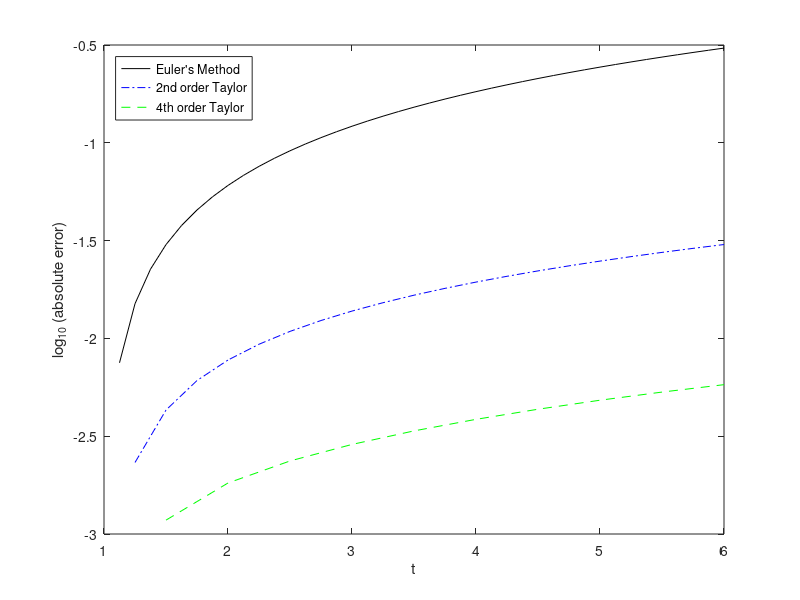

Source code (MATLAB):
function s73ex9
% Bradie: section 7.3, example 9.
%
% Goal: Reproduce the figure Bradie uses to demonstrate that, functions
% evaluations being equal, the higher order method out performs the lower
% order method.

a = 1; b = 6;
x0 = 1;

% Euler method, N = 40 steps (using 40 function evaluations)
N = 40; dt = (b-a)/N;
te = a:dt:b; te = te(:);
we = zeros(size(te));
we(1) = x0;

for i=1:N
    [f, ~, ~, ~] = rhs(te(i), we(i));
    dw = f*dt;
    we(i+1) = we(i) + dw;
end
xe = te.*(1 + log(te));

% Second order Taylor method, N = 20 steps (using 40 function evaluations)
N = 20; dt = (b-a)/N;
t2 = a:dt:b; t2 = t2(:);
w2 = zeros(size(t2));
w2(1) = x0;

for i=1:N
    [f, fp, ~, ~] = rhs(t2(i), w2(i));
    dw = f*dt + 1/2*fp*dt^2;
    w2(i+1) = w2(i) + dw;
end
x2 = t2.*(1 + log(t2));

% Fourth order Taylor method, N = 10 steps (using 40 function evaluations)
N = 10; dt = (b-a)/N;
t4 = a:dt:b; t4 = t4(:);
w4 = zeros(size(t4));
w4(1) = x0;

for i=1:N
    [f, fp, fpp, fppp] = rhs(t4(i), w4(i));
    dw = f*dt + 1/2*fp*dt^2 + 1/6*fpp*dt^3 + 1/24*fppp*dt^4;
    w4(i+1) = w4(i) + dw;
end
x4 = t4.*(1 + log(t4));

% do the plotting to compare
plot(te, log(abs(xe - we))/log(10), 'k',...
    t2, log(abs(x2-w2))/log(10), 'b-.', ...
    t4, log(abs(x4-w4))/log(10), 'g--')
legend('Euler''s Method', '2nd order Taylor', '4th order Taylor', ...
    'Location', 'Northwest')
xlabel('t')
ylabel('log_{10} (absolute error)')



end





function [f, fp, fpp, fppp] = rhs(t, x)
    f = 1 + x/t;
    fp = (t*f - x)/t^2;
    fpp = fp/t - 2*f/t^2 + 2*x/t^3;
    fppp = fpp/t - 3*fp/t^2 + 6*f/t^3 - 6*x/t^4;
end
